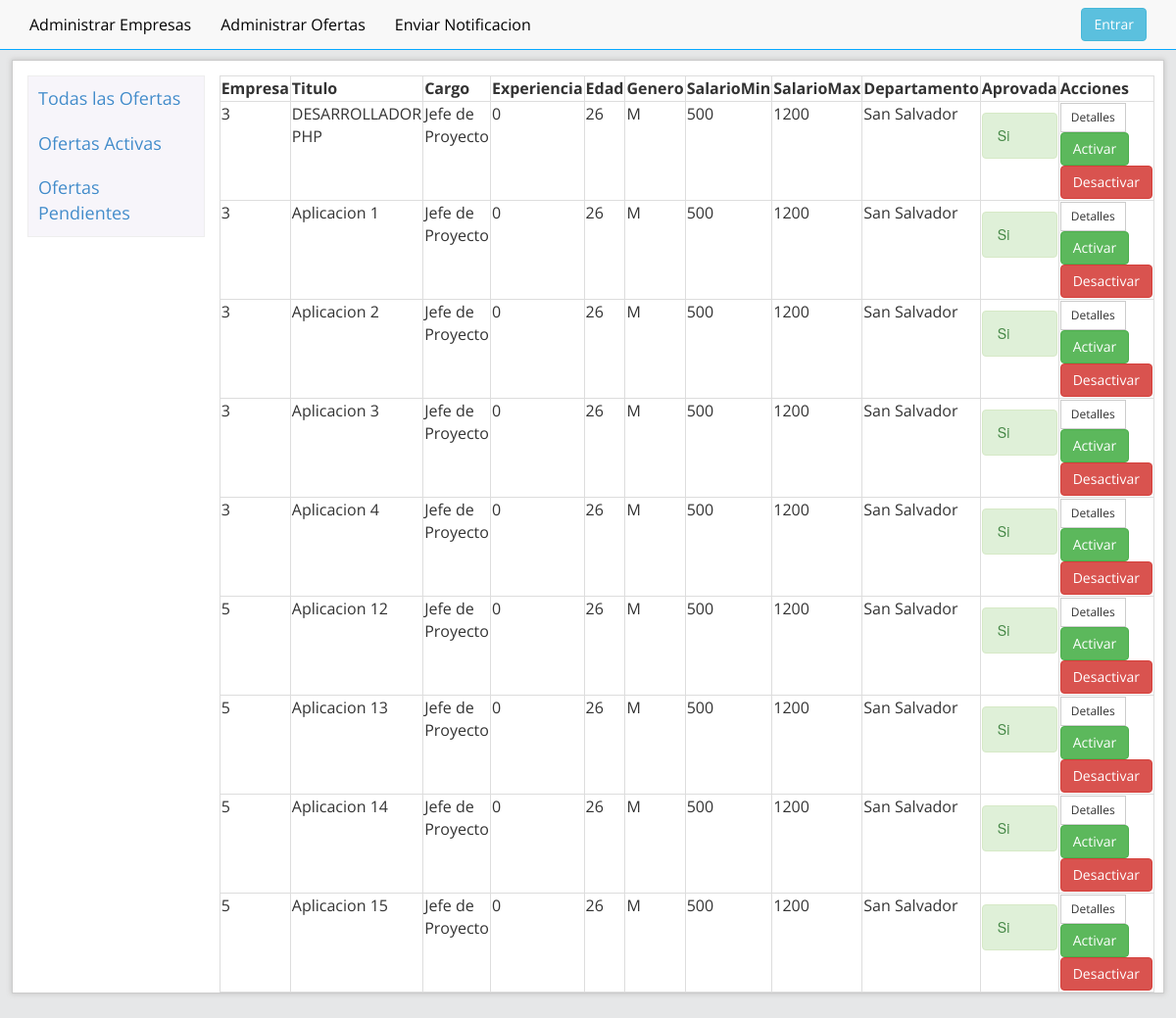
Page /admin/ofertas.php?id=activas on the earlier database version.
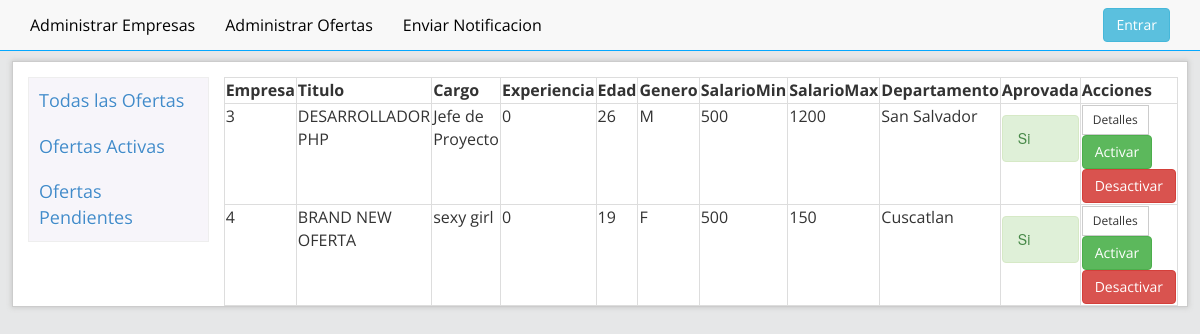
Same page on the later database version.
### tables this page shows
CREATE TABLE `ofertas` (
  `cod_oferta` int(20) NOT NULL AUTO_INCREMENT,
  `cod_em` int(20) DEFAULT NULL,
  `titulo_of` varchar(120) DEFAULT NULL,
  `descripcion_of` varchar(250) DEFAULT NULL,
  `area_of` int(11) DEFAULT NULL,
  `cargo_of` varchar(20) DEFAULT NULL,
  `vacantes_of` int(11) DEFAULT NULL,
  `contratacion_of` varchar(20) DEFAULT NULL,
  `anoexp_ofetas` int(11) DEFAULT NULL,
  `edad` int(10) DEFAULT NULL,
  `genero_of` varchar(20) DEFAULT NULL,
  `vehiculo_ofetas` varchar(20) DEFAULT NULL,
  `salariomax_of` decimal(30,0) DEFAULT NULL,
  `salariomin_of` decimal(30,0) DEFAULT NULL,
  `departamento_of` varchar(20) DEFAULT NULL,
  `experiencia` varchar(20) DEFAULT NULL,
  `tituloen_of` varchar(20) DEFAULT NULL,
  `nivel_of` varchar(20) DEFAULT NULL,
  `disponible_of` int(1) DEFAULT '0',
  `aprovacion_of` int(1) DEFAULT '0',
  `fecha_of` datetime DEFAULT NULL,
  `fechaFin_of` datetime DEFAULT NULL,
  PRIMARY KEY (`cod_oferta`) USING BTREE,
  UNIQUE KEY `cod_oferta_UNIQUE` (`cod_oferta`)
);

### admin/ofertasActivas.php (the view, shortened to what this page needs)
<?
echo "<table class='table-bordered' >";
echo "<tr>";
echo "<td><b>Empresa</b></td>";
echo "<td><b>Titulo</b></td>";
echo "<td><b>Cargo</b></td>";
echo "<td><b>Experiencia</b></td>";
echo "<td><b>Edad</b></td>";
echo "<td><b>Genero</b></td>";
echo "<td><b>SalarioMin</b></td>";
echo "<td><b>SalarioMax</b></td>";
echo "<td><b>Departamento</b></td>";
echo "<td><b>Aprovada</b></td>";
echo "<td><b>Acciones</b></td>";
echo "</tr>";
$result = mysql_query("SELECT * FROM `ofertas` where aprovacion_of=1") or trigger_error(mysql_error());
while ($row = mysql_fetch_array($result)) {
    foreach ($row AS $key => $value) {
        $row[$key] = stripslashes($value);
    }
    echo "<tr>";
    echo "<td valign='top'>" . nl2br($row['cod_em']) . "</td>";
    echo "<td valign='top'>" . nl2br($row['titulo_of']) . "</td>";
    echo "<td valign='top'>" . nl2br($row['cargo_of']) . "</td>";
    echo "<td valign='top'>" . nl2br($row['anoexp_ofetas']) . "</td>";
    echo "<td valign='top'>" . nl2br($row['edad']) . "</td>";
    echo "<td valign='top'>" . nl2br($row['genero_of']) . "</td>";
    echo "<td valign='top'>" . nl2br($row['salariomax_of']) . "</td>";
    echo "<td valign='top'>" . nl2br($row['salariomin_of']) . "</td>";
    echo "<td valign='top'>" . nl2br($row['departamento_of']) . "</td>";
    $estado = $row['aprovacion_of'];
    if ($estado == 0) {
        $estado_show = "<h5 class='alert alert-danger'>No</h5>";
    } elseif ($estado == 1) {
        $estado_show = "<h5 class='alert alert-success'>Si</h5>";
    }
    echo "<td valign='top'>" . $estado_show . "</td>";
    echo "<td valign='top'><a class='btn btn-default btn-sm' href=detallesOferta.php?id={$row['cod_oferta']}>Detalles</a><a class='btn btn-success' href=ofertas_controller.php?activar={$row['cod_oferta']}>Activar</a><a class='btn btn-danger' href=ofertas_controller.php?desactivar={$row['cod_oferta']}>Desactivar</a></td>";
    echo "</tr>";
}
echo "</table>";
?>

Differences in the rows shown:
removed ofertas: cod_em "3", titulo_of "Aplicacion 1", cargo_of "Jefe de Proyecto", anoexp_ofetas "0", edad "26", genero_of "M", salariomax_of "500", salariomin_of "1200", departamento_of "San Salvador", aprovacion_of "Si"
removed ofertas: cod_em "3", titulo_of "Aplicacion 2", cargo_of "Jefe de Proyecto", anoexp_ofetas "0", edad "26", genero_of "M", salariomax_of "500", salariomin_of "1200", departamento_of "San Salvador", aprovacion_of "Si"
removed ofertas: cod_em "3", titulo_of "Aplicacion 3", cargo_of "Jefe de Proyecto", anoexp_ofetas "0", edad "26", genero_of "M", salariomax_of "500", salariomin_of "1200", departamento_of "San Salvador", aprovacion_of "Si"
removed ofertas: cod_em "3", titulo_of "Aplicacion 4", cargo_of "Jefe de Proyecto", anoexp_ofetas "0", edad "26", genero_of "M", salariomax_of "500", salariomin_of "1200", departamento_of "San Salvador", aprovacion_of "Si"
removed ofertas: cod_em "5", titulo_of "Aplicacion 12", cargo_of "Jefe de Proyecto", anoexp_ofetas "0", edad "26", genero_of "M", salariomax_of "500", salariomin_of "1200", departamento_of "San Salvador", aprovacion_of "Si"
removed ofertas: cod_em "5", titulo_of "Aplicacion 13", cargo_of "Jefe de Proyecto", anoexp_ofetas "0", edad "26", genero_of "M", salariomax_of "500", salariomin_of "1200", departamento_of "San Salvador", aprovacion_of "Si"
no longer on this page (row edited): ofertas: cod_em "5", titulo_of "Aplicacion 14", cargo_of "Jefe de Proyecto", anoexp_ofetas "0", edad "26", genero_of "M", salariomax_of "500", salariomin_of "1200", departamento_of "San Salvador", aprovacion_of "Si"
no longer on this page (row edited): ofertas: cod_em "5", titulo_of "Aplicacion 15", cargo_of "Jefe de Proyecto", anoexp_ofetas "0", edad "26", genero_of "M", salariomax_of "500", salariomin_of "1200", departamento_of "San Salvador", aprovacion_of "Si"
added ofertas: cod_em "4", titulo_of "BRAND NEW OFERTA", cargo_of "sexy girl", anoexp_ofetas "0", edad "19", genero_of "F", salariomax_of "500", salariomin_of "150", departamento_of "Cuscatlan", aprovacion_of "Si"
